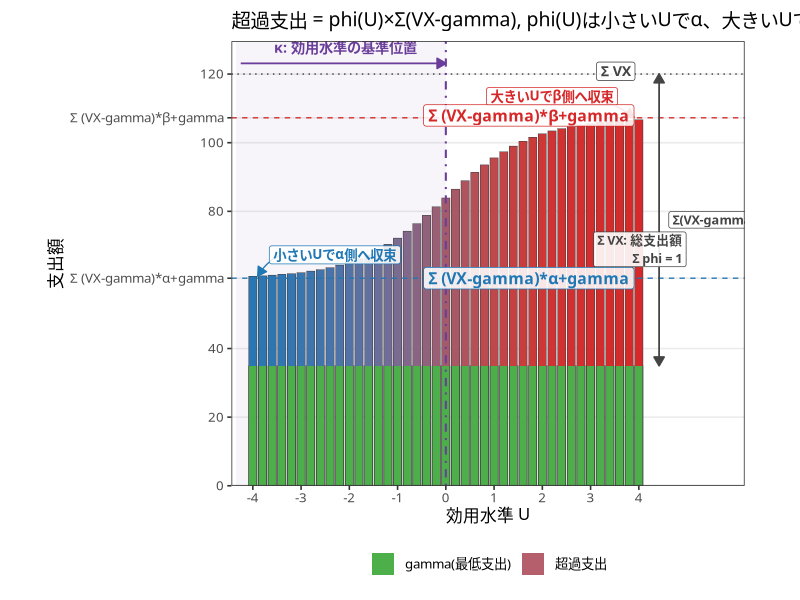
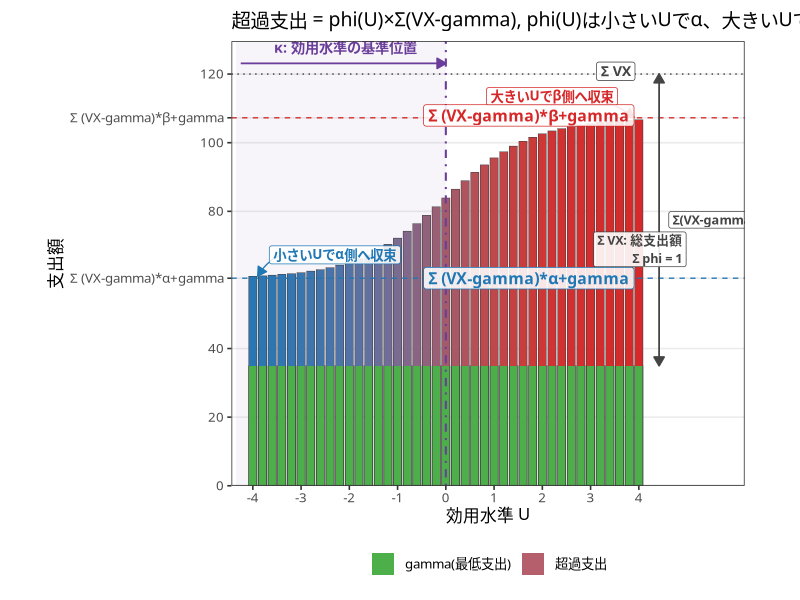
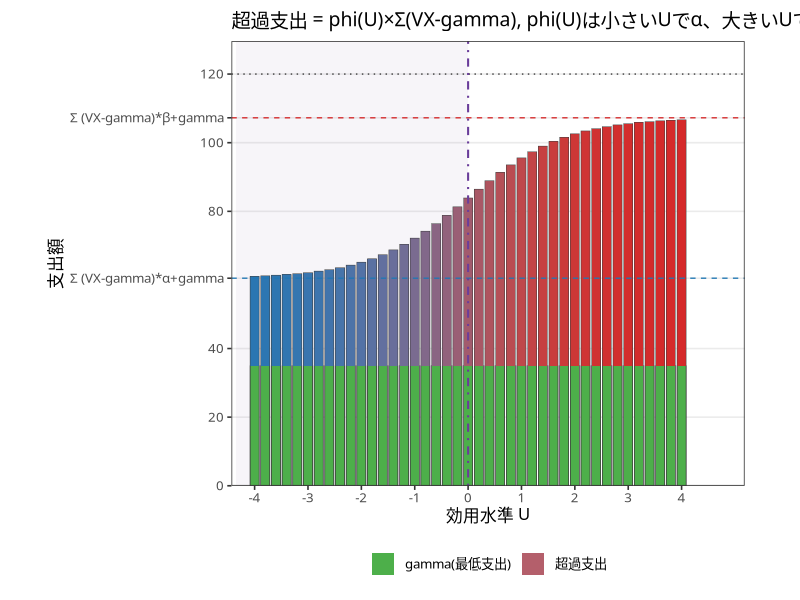
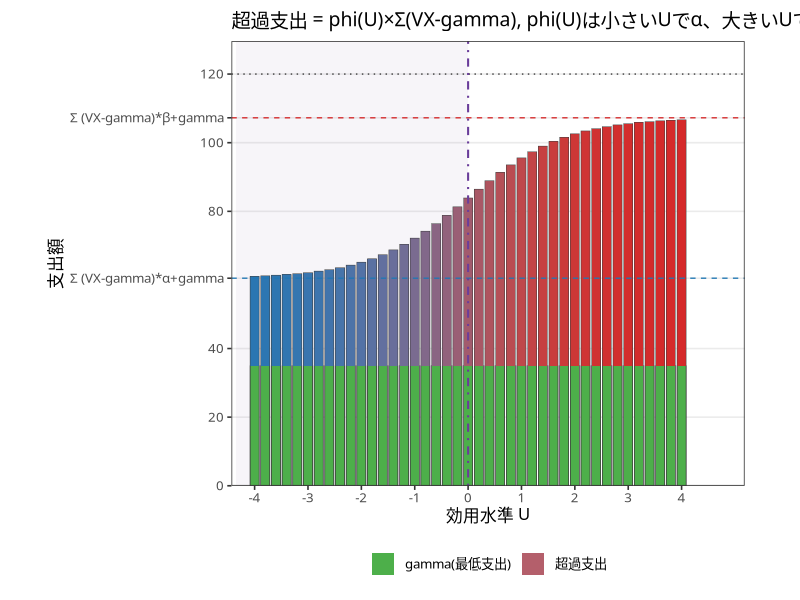

Write the R code that produced these figures, in order.
suppressPackageStartupMessages({
  library(ggplot2)
  library(dplyr)
})

output_dir <- "output/260420"
dir.create(output_dir, recursive = TRUE, showWarnings = FALSE)
text_family <- "Yu Gothic"

# Schematic parameter settings for explanatory material
kappa <- 0
alpha <- 0.30
beta <- 0.85
gamma <- 35
VX <- 120
vx_minus_gamma <- VX - gamma
if (vx_minus_gamma <= 0) {
  stop("VX must be larger than gamma.")
}

# Finer utility grid for denser bar representation
u_values <- seq(-4, 4, by = 0.20)
phi_slope <- 1.10
phi_values <- alpha + (beta - alpha) / (1 + exp(-phi_slope * (u_values - kappa)))
excess_spending <- vx_minus_gamma * phi_values
total_spending <- gamma + excess_spending

plot_df <- tibble(
  U = u_values,
  phi = phi_values,
  excess = excess_spending,
  gamma = gamma,
  total = total_spending
)

alpha_line_total <- gamma + vx_minus_gamma * alpha
beta_line_total <- gamma + vx_minus_gamma * beta

alpha_char <- "\u03b1"
beta_char <- "\u03b2"
kappa_char <- "\u03ba"
sum_i_char <- "\u03a3"

alpha_color <- "#1f77b4"
beta_color <- "#d62728"
gamma_color <- "#4daf4a"
kappa_color <- "#6a3d9a"
vx_color <- "#444444"

y_max <- max(c(plot_df$total, VX)) * 1.08
y_breaks <- sort(unique(c(pretty(c(0, y_max), n = 7), alpha_line_total, beta_line_total)))
y_breaks <- y_breaks[abs(y_breaks - 60) > 1e-9]
y_labels <- vapply(
  y_breaks,
  function(y) {
    if (abs(y - alpha_line_total) < 1e-9) {
      return(paste0(sum_i_char, " (VX-gamma)*", alpha_char, "+gamma"))
    }
    if (abs(y - beta_line_total) < 1e-9) {
      return(paste0(sum_i_char, " (VX-gamma)*", beta_char, "+gamma"))
    }
    format(round(y, 1), trim = TRUE)
  },
  character(1)
)

gamma_label <- "gamma(\u6700\u4f4e\u652f\u51fa)"
excess_label <- "\u8d85\u904e\u652f\u51fa"
legend_df <- tibble(
  U = c(min(u_values), min(u_values)),
  y = c(0, 0),
  label = c(gamma_label, excess_label)
)

bar_width <- 0.17

p <- ggplot() +
  annotate(
    "rect",
    xmin = min(u_values) - 0.35,
    xmax = kappa,
    ymin = 0,
    ymax = y_max,
    fill = kappa_color,
    alpha = 0.05
  ) +
  geom_col(
    data = plot_df,
    aes(x = U, y = gamma),
    width = bar_width,
    fill = gamma_color,
    color = "grey25",
    linewidth = 0.18
  ) +
  geom_rect(
    data = plot_df,
    aes(
      xmin = U - bar_width / 2,
      xmax = U + bar_width / 2,
      ymin = gamma,
      ymax = total,
      fill = phi
    ),
    color = NA
  ) +
  geom_col(
    data = plot_df,
    aes(x = U, y = total),
    width = bar_width,
    fill = NA,
    color = "grey25",
    linewidth = 0.18
  ) +
  geom_hline(yintercept = alpha_line_total, color = alpha_color, linetype = "dashed", linewidth = 0.45) +
  geom_hline(yintercept = beta_line_total, color = beta_color, linetype = "dashed", linewidth = 0.45) +
  geom_hline(yintercept = VX, color = vx_color, linetype = "dotted", linewidth = 0.5) +
  geom_vline(xintercept = kappa, color = kappa_color, linetype = "dotdash", linewidth = 0.7) +
  annotate(
    "curve",
    x = min(u_values) + 0.9,
    y = alpha_line_total + 8,
    xend = min(u_values) + 0.1,
    yend = alpha_line_total + 0.6,
    curvature = 0.25,
    color = alpha_color,
    linewidth = 0.45,
    arrow = arrow(type = "closed", length = grid::unit(0.10, "inches"))
  ) +
  annotate(
    "label",
    x = -2.30,
    y = alpha_line_total + 6.8,
    label = "\u5c0f\u3055\u3044U\u3067\u03b1\u5074\u3078\u53ce\u675f",
    hjust = 0.5,
    color = alpha_color,
    fill = "white",
    linewidth = 0,
    size = 3.4,
    family = text_family,
    fontface = "bold",
    alpha = 0.88
  ) +
  annotate(
    "segment",
    x = max(u_values) + 0.42,
    xend = max(u_values) + 0.42,
    y = gamma,
    yend = VX,
    color = vx_color,
    linewidth = 0.6,
    arrow = arrow(ends = "both", type = "closed", length = grid::unit(0.10, "inches"))
  ) +
  annotate(
    "label",
    x = max(u_values) + 0.62,
    y = (gamma + VX) / 2,
    label = paste0(sum_i_char, "(VX-gamma)"),
    hjust = 0,
    color = vx_color,
    fill = "white",
    alpha = 0.88,
    linewidth = 0,
    size = 3.2,
    family = text_family,
    fontface = "bold"
  ) +
  annotate(
    "label",
    x = max(u_values) - 0.08,
    y = VX + 0.8,
    label = paste0(sum_i_char, " VX"),
    hjust = 1,
    color = vx_color,
    fill = "white",
    alpha = 0.88,
    linewidth = 0,
    size = 3.6,
    family = text_family,
    fontface = "bold"
  ) +
  annotate(
    "curve",
    x = 2.95,
    y = beta_line_total + 6.1,
    xend = max(u_values) - 0.1,
    yend = beta_line_total + 0.1,
    curvature = -0.12,
    color = beta_color,
    linewidth = 0.45,
    arrow = arrow(type = "closed", length = grid::unit(0.10, "inches"))
  ) +
  annotate(
    "label",
    x = 2.20,
    y = beta_line_total + 6.2,
    label = "\u5927\u304d\u3044U\u3067\u03b2\u5074\u3078\u53ce\u675f",
    hjust = 0.5,
    color = beta_color,
    fill = "white",
    linewidth = 0,
    size = 3.4,
    family = text_family,
    fontface = "bold",
    alpha = 0.88
  ) +
  annotate(
    "segment",
    x = min(u_values) - 0.25,
    xend = kappa,
    y = y_max * 0.95,
    yend = y_max * 0.95,
    color = kappa_color,
    linewidth = 0.6,
    arrow = arrow(ends = "last", type = "closed", length = grid::unit(0.10, "inches"))
  ) +
  annotate(
    "text",
    x = (min(u_values) + kappa) / 2 - 0.08,
    y = y_max * 0.985,
    label = paste0(kappa_char, ": \u52b9\u7528\u6c34\u6e96\u306e\u57fa\u6e96\u4f4d\u7f6e"),
    color = kappa_color,
    size = 3.6,
    fontface = "bold",
    family = text_family
  ) +
  annotate(
    "label",
    x = max(u_values) - 0.10,
    y = alpha_line_total,
    label = paste0(sum_i_char, " (VX-gamma)*", alpha_char, "+gamma"),
    hjust = 1,
    color = alpha_color,
    fill = "white",
    alpha = 0.88,
    linewidth = 0,
    size = 4.0,
    fontface = "bold",
    family = text_family
  ) +
  annotate(
    "label",
    x = max(u_values) - 0.10,
    y = beta_line_total + 0.7,
    label = paste0(sum_i_char, " (VX-gamma)*", beta_char, "+gamma"),
    hjust = 1,
    color = beta_color,
    fill = "white",
    alpha = 0.88,
    linewidth = 0,
    size = 4.0,
    fontface = "bold",
    family = text_family
  ) +
  annotate(
    "label",
    x = max(u_values) + 0.98,
    y = 74,
    label = paste0(sum_i_char, " VX: \u7dcf\u652f\u51fa\u984d\n", sum_i_char, " phi = 1"),
    hjust = 1,
    vjust = 1,
    color = vx_color,
    fill = "white",
    alpha = 0.90,
    linewidth = 0,
    size = 3.2,
    family = text_family,
    fontface = "bold"
  ) +
  geom_point(
    data = legend_df,
    aes(x = U, y = y, color = label),
    inherit.aes = FALSE,
    alpha = 0,
    size = 4,
    show.legend = TRUE
  ) +
  scale_fill_gradient(
    name = "\u8d85\u904e\u652f\u51fa\u306e\u8272",
    low = alpha_color,
    high = beta_color,
    limits = c(alpha, beta),
    breaks = c(alpha, (alpha + beta) / 2, beta),
    labels = c("\u03b1\u5074", "\u4e2d\u9593", "\u03b2\u5074"),
    oob = scales::squish
  ) +
  scale_color_manual(
    name = NULL,
    values = setNames(
      c(gamma_color, "#b45f6b"),
      c(gamma_label, excess_label)
    ),
    breaks = c(gamma_label, excess_label),
    drop = FALSE
  ) +
  scale_x_continuous(
    name = "\u52b9\u7528\u6c34\u6e96 U",
    breaks = seq(-4, 4, by = 1),
    minor_breaks = seq(-4, 4, by = 0.2),
    expand = expansion(mult = c(0.01, 0.13))
  ) +
  scale_y_continuous(
    name = "\u652f\u51fa\u984d",
    limits = c(0, y_max),
    breaks = y_breaks,
    labels = y_labels,
    expand = c(0, 0)
  ) +
  labs(
    title = NULL,
    subtitle = paste0("\u8d85\u904e\u652f\u51fa = phi(U)\u00d7", sum_i_char, "(VX-gamma), phi(U)\u306f\u5c0f\u3055\u3044U\u3067\u03b1\u3001\u5927\u304d\u3044U\u3067\u03b2\u3078\u53ce\u675f")
  ) +
  theme_bw(base_size = 12, base_family = text_family) +
  theme(
    panel.grid.minor = element_blank(),
    panel.grid.major.x = element_blank(),
    plot.title = element_text(size = 28),
    plot.subtitle = element_text(size = 14),
    legend.position = "bottom",
    legend.box = "horizontal",
    legend.title = element_blank(),
    plot.margin = margin(10, 40, 10, 36)
  ) +
  guides(
    color = guide_legend(
      order = 1,
      override.aes = list(alpha = 1, shape = 15, size = 7)
    ),
    fill = "none"
  )

p_no_labels <- ggplot() +
  annotate(
    "rect",
    xmin = min(u_values) - 0.35,
    xmax = kappa,
    ymin = 0,
    ymax = y_max,
    fill = kappa_color,
    alpha = 0.05
  ) +
  geom_col(
    data = plot_df,
    aes(x = U, y = gamma),
    width = bar_width,
    fill = gamma_color,
    color = "grey25",
    linewidth = 0.18
  ) +
  geom_rect(
    data = plot_df,
    aes(
      xmin = U - bar_width / 2,
      xmax = U + bar_width / 2,
      ymin = gamma,
      ymax = total,
      fill = phi
    ),
    color = NA
  ) +
  geom_col(
    data = plot_df,
    aes(x = U, y = total),
    width = bar_width,
    fill = NA,
    color = "grey25",
    linewidth = 0.18
  ) +
  geom_hline(yintercept = alpha_line_total, color = alpha_color, linetype = "dashed", linewidth = 0.45) +
  geom_hline(yintercept = beta_line_total, color = beta_color, linetype = "dashed", linewidth = 0.45) +
  geom_hline(yintercept = VX, color = vx_color, linetype = "dotted", linewidth = 0.5) +
  geom_vline(xintercept = kappa, color = kappa_color, linetype = "dotdash", linewidth = 0.7) +
  geom_point(
    data = legend_df,
    aes(x = U, y = y, color = label),
    inherit.aes = FALSE,
    alpha = 0,
    size = 4,
    show.legend = TRUE
  ) +
  scale_fill_gradient(
    name = "\u8d85\u904e\u652f\u51fa\u306e\u8272",
    low = alpha_color,
    high = beta_color,
    limits = c(alpha, beta),
    breaks = c(alpha, (alpha + beta) / 2, beta),
    labels = c("\u03b1\u5074", "\u4e2d\u9593", "\u03b2\u5074"),
    oob = scales::squish
  ) +
  scale_color_manual(
    name = NULL,
    values = setNames(
      c(gamma_color, "#b45f6b"),
      c(gamma_label, excess_label)
    ),
    breaks = c(gamma_label, excess_label),
    drop = FALSE
  ) +
  scale_x_continuous(
    name = "\u52b9\u7528\u6c34\u6e96 U",
    breaks = seq(-4, 4, by = 1),
    minor_breaks = seq(-4, 4, by = 0.2),
    expand = expansion(mult = c(0.01, 0.13))
  ) +
  scale_y_continuous(
    name = "\u652f\u51fa\u984d",
    limits = c(0, y_max),
    breaks = y_breaks,
    labels = y_labels,
    expand = c(0, 0)
  ) +
  labs(
    title = NULL,
    subtitle = paste0("\u8d85\u904e\u652f\u51fa = phi(U)\u00d7", sum_i_char, "(VX-gamma), phi(U)\u306f\u5c0f\u3055\u3044U\u3067\u03b1\u3001\u5927\u304d\u3044U\u3067\u03b2\u3078\u53ce\u675f")
  ) +
  theme_bw(base_size = 12, base_family = text_family) +
  theme(
    panel.grid.minor = element_blank(),
    panel.grid.major.x = element_blank(),
    plot.title = element_text(size = 28),
    plot.subtitle = element_text(size = 14),
    legend.position = "bottom",
    legend.box = "horizontal",
    legend.title = element_blank(),
    plot.margin = margin(10, 40, 10, 36)
  ) +
  guides(
    color = guide_legend(
      order = 1,
      override.aes = list(alpha = 1, shape = 15, size = 7)
    ),
    fill = "none"
  )

ggsave(
  filename = file.path(output_dir, "03_AIDADS_parameter_schematic.png"),
  plot = p,
  width = 11,
  height = 6.5,
  dpi = 320
)

ggsave(
  filename = file.path(output_dir, "03_AIDADS_parameter_schematic.pdf"),
  plot = p,
  width = 11,
  height = 6.5,
  device = grDevices::cairo_pdf
)

ggsave(
  filename = file.path(output_dir, "03_AIDADS_parameter_schematic_no_labels.png"),
  plot = p_no_labels,
  width = 11,
  height = 6.5,
  dpi = 320
)

ggsave(
  filename = file.path(output_dir, "03_AIDADS_parameter_schematic_no_labels.pdf"),
  plot = p_no_labels,
  width = 11,
  height = 6.5,
  device = grDevices::cairo_pdf
)

cat("Saved:", file.path(output_dir, "03_AIDADS_parameter_schematic.png"), "\n")
cat("Saved:", file.path(output_dir, "03_AIDADS_parameter_schematic.pdf"), "\n")
cat("Saved:", file.path(output_dir, "03_AIDADS_parameter_schematic_no_labels.png"), "\n")
cat("Saved:", file.path(output_dir, "03_AIDADS_parameter_schematic_no_labels.pdf"), "\n")
